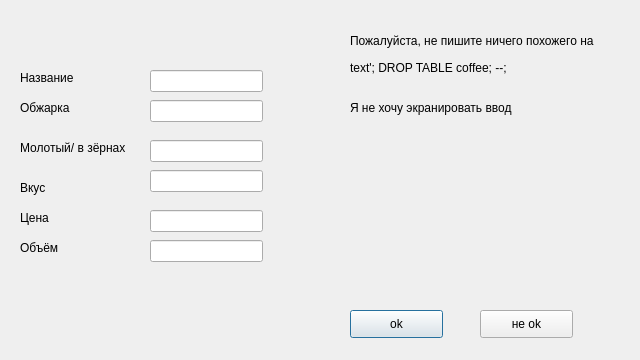
<?xml version="1.0" encoding="UTF-8"?>
<ui version="4.0">
    <class>Dialog</class>
    <widget class="QDialog" name="Dialog">
        <property name="geometry">
            <rect>
                <x>0</x>
                <y>0</y>
                <width>640</width>
                <height>360</height>
            </rect>
        </property>
        <property name="windowTitle">
            <string>Dialog</string>
        </property>
        <widget class="QLineEdit" name="le6">
            <property name="geometry">
                <rect>
                    <x>150</x>
                    <y>210</y>
                    <width>113</width>
                    <height>22</height>
                </rect>
            </property>
        </widget>
        <widget class="QLineEdit" name="le4">
            <property name="geometry">
                <rect>
                    <x>150</x>
                    <y>140</y>
                    <width>113</width>
                    <height>22</height>
                </rect>
            </property>
        </widget>
        <widget class="QLabel" name="label_2">
            <property name="geometry">
                <rect>
                    <x>20</x>
                    <y>70</y>
                    <width>71</width>
                    <height>16</height>
                </rect>
            </property>
            <property name="text">
                <string>Название</string>
            </property>
        </widget>
        <widget class="QLineEdit" name="le2">
            <property name="geometry">
                <rect>
                    <x>150</x>
                    <y>70</y>
                    <width>113</width>
                    <height>22</height>
                </rect>
            </property>
        </widget>
        <widget class="QLabel" name="label_9">
            <property name="geometry">
                <rect>
                    <x>350</x>
                    <y>60</y>
                    <width>181</width>
                    <height>16</height>
                </rect>
            </property>
            <property name="text">
                <string>text'; DROP TABLE coffee; --;</string>
            </property>
        </widget>
        <widget class="QLabel" name="label_4">
            <property name="geometry">
                <rect>
                    <x>20</x>
                    <y>140</y>
                    <width>121</width>
                    <height>16</height>
                </rect>
            </property>
            <property name="text">
                <string>Молотый/ в зёрнах</string>
            </property>
        </widget>
        <widget class="QLabel" name="label_8">
            <property name="geometry">
                <rect>
                    <x>350</x>
                    <y>30</y>
                    <width>291</width>
                    <height>21</height>
                </rect>
            </property>
            <property name="text">
                <string>Пожалуйста, не пишите ничего похожего на</string>
            </property>
        </widget>
        <widget class="QLabel" name="label_6">
            <property name="geometry">
                <rect>
                    <x>20</x>
                    <y>210</y>
                    <width>55</width>
                    <height>16</height>
                </rect>
            </property>
            <property name="text">
                <string>Цена</string>
            </property>
        </widget>
        <widget class="QLineEdit" name="le5">
            <property name="geometry">
                <rect>
                    <x>150</x>
                    <y>170</y>
                    <width>113</width>
                    <height>22</height>
                </rect>
            </property>
        </widget>
        <widget class="QLineEdit" name="le7">
            <property name="geometry">
                <rect>
                    <x>150</x>
                    <y>240</y>
                    <width>113</width>
                    <height>22</height>
                </rect>
            </property>
        </widget>
        <widget class="QLabel" name="label_10">
            <property name="geometry">
                <rect>
                    <x>350</x>
                    <y>100</y>
                    <width>211</width>
                    <height>16</height>
                </rect>
            </property>
            <property name="text">
                <string>Я не хочу экранировать ввод</string>
            </property>
        </widget>
        <widget class="QLabel" name="label_5">
            <property name="geometry">
                <rect>
                    <x>20</x>
                    <y>180</y>
                    <width>55</width>
                    <height>16</height>
                </rect>
            </property>
            <property name="text">
                <string>Вкус</string>
            </property>
        </widget>
        <widget class="QLabel" name="label_7">
            <property name="geometry">
                <rect>
                    <x>20</x>
                    <y>240</y>
                    <width>55</width>
                    <height>16</height>
                </rect>
            </property>
            <property name="text">
                <string>Объём</string>
            </property>
        </widget>
        <widget class="QLabel" name="label_3">
            <property name="geometry">
                <rect>
                    <x>20</x>
                    <y>100</y>
                    <width>55</width>
                    <height>16</height>
                </rect>
            </property>
            <property name="text">
                <string>Обжарка</string>
            </property>
        </widget>
        <widget class="QLineEdit" name="le3">
            <property name="geometry">
                <rect>
                    <x>150</x>
                    <y>100</y>
                    <width>113</width>
                    <height>22</height>
                </rect>
            </property>
        </widget>
        <widget class="QPushButton" name="ok_btn">
            <property name="geometry">
                <rect>
                    <x>350</x>
                    <y>310</y>
                    <width>93</width>
                    <height>28</height>
                </rect>
            </property>
            <property name="text">
                <string>ok</string>
            </property>
        </widget>
        <widget class="QPushButton" name="ne_ok_btn">
            <property name="geometry">
                <rect>
                    <x>480</x>
                    <y>310</y>
                    <width>93</width>
                    <height>28</height>
                </rect>
            </property>
            <property name="text">
                <string>не ok</string>
            </property>
        </widget>
    </widget>
    <resources/>
    <connections/>
</ui>
